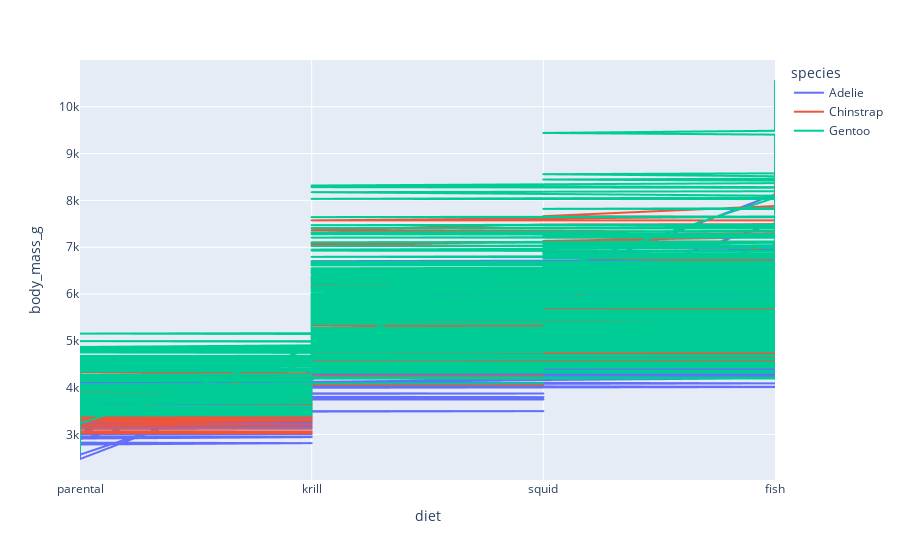

Here is the notebook cell this chart was saved with:
### Code cell
fig = px.line(body_mass_dataframe, x="diet", y="body_mass_g", color="species") # create a line chart
fig.show() # display the chartdf = px.data.iris() # load a sample dataset

### Figure 1 — Plotly figure (JSON) as saved in the notebook; plotly's stock layout.template omitted (floating-point values rounded to 4 significant figures; data arrays with more than 128 entries replaced by an {"elided": "..."} marker saying what was removed)
{"data": [{"hovertemplate": "species=Adelie<br>diet=%{x}<br>body_mass_g=%{y}<extra></extra>", "legendgroup": "Adelie", "line": {"color": "#636efa", "dash": "solid"}, "marker": {"symbol": "circle"}, "mode": "lines", "name": "Adelie", "showlegend": true, "type": "scattergl", "x": {"elided": "1514 str values"}, "xaxis": "x", "y": {"elided": "1514 int values"}, "yaxis": "y"}, {"hovertemplate": "species=Chinstrap<br>diet=%{x}<br>body_mass_g=%{y}<extra></extra>", "legendgroup": "Chinstrap", "line": {"color": "#EF553B", "dash": "solid"}, "marker": {"symbol": "circle"}, "mode": "lines", "name": "Chinstrap", "showlegend": true, "type": "scattergl", "x": {"elided": "610 str values"}, "xaxis": "x", "y": {"elided": "610 int values"}, "yaxis": "y"}, {"hovertemplate": "species=Gentoo<br>diet=%{x}<br>body_mass_g=%{y}<extra></extra>", "legendgroup": "Gentoo", "line": {"color": "#00cc96", "dash": "solid"}, "marker": {"symbol": "circle"}, "mode": "lines", "name": "Gentoo", "showlegend": true, "type": "scattergl", "x": {"elided": "1202 str values"}, "xaxis": "x", "y": {"elided": "1202 int values"}, "yaxis": "y"}], "layout": {"legend": {"title": {"text": "species"}, "tracegroupgap": 0}, "margin": {"t": 60}, "xaxis": {"anchor": "y", "domain": [0, 1], "title": {"text": "diet"}}, "yaxis": {"anchor": "x", "domain": [0, 1], "title": {"text": "body_mass_g"}}}}
